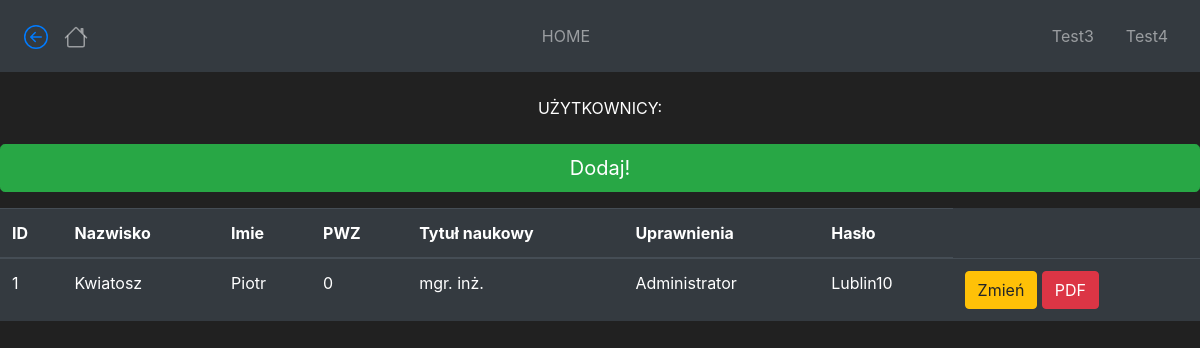
The page /slowniki_uzytkownicy on the database its author committed.
### iszlc/models.py (models this page shows, shortened)
class Uzytkownicy(db.Model):
    id_uzytkownik = db.Column(db.Integer(), primary_key=True, nullable=False, autoincrement=True, unique=True)
    nazwisko = db.Column(db.String(length=30), nullable=False, unique=False)
    imie = db.Column(db.String(length=10), nullable=False, unique=False)
    pwz = db.Column(db.Integer(), nullable=False, unique=False)
    tytul_naukowy = db.Column(db.String(), nullable=False, unique=False)
    uprawnienia = db.Column(db.String(), nullable=False, unique=False)
    haslo = db.Column(db.String(length=30), nullable=False, unique=False)

### iszlc/routes.py (the view)
@app.route('/slowniki_uzytkownicy')
def slowniki_uzytkownicy_page():
    user = Uzytkownicy.query.all()
    return render_template('slowniki/uzytkownicy.html', Uzytkownicy=user)

### iszlc/templates/slowniki/uzytkownicy.html (shortened to what this page needs)
{% extends 'base.html' %}
{% block content %}
<center>
<br>
UŻYTKOWNICY:
<br><br>
<td>
    <a class="btn btn-primary btn-lg btn-block btn-success"
    href="{{ url_for('add_dodaj_uzytkownika_page') }}">Dodaj!</a>
    </td></p>
<table class="table table-hover table-dark">
    <thead>
        <tr>
            <th scope="col">ID</th>
            <th scope="col">Nazwisko</th>
            <th scope="col">Imie</th>
            <th scope="col">PWZ</th>
            <th scope="col">Tytuł naukowy</th>
            <th scope="col">Uprawnienia</th>
            <th scope="col">Hasło</th>
        </tr>
    </thead>
    {% for user in Uzytkownicy %}
       <tr>
            <td>{{ user.id_uzytkownik }}</td>
            <td>{{ user.nazwisko }}</td>
            <td>{{ user.imie }}</td>
            <td>{{ user.pwz }}</td>
            <td>{{ user.tytul_naukowy }}</td>
            <td>{{ user.uprawnienia }}</td>
            <td>{{ user.haslo }}</td>
            <td>
                <button class="btn btn-outline btn-warning">Zmień</button>
                <a class="btn btn-outline btn-danger"
                href="#">PDF</a>
            </td>
        </tr>
    {% endfor %}
</table>
</center>
{% endblock %}

### iszlc/templates/base.html (style rules this page uses)
body { background-color: #212121; color: white }

### rows shown on the page
Uzytkownicy: id_uzytkownik "1", nazwisko "Kwiatosz", imie "Piotr", pwz "0", tytul_naukowy "mgr. inż.", uprawnienia "Administrator", haslo "Lublin10"
